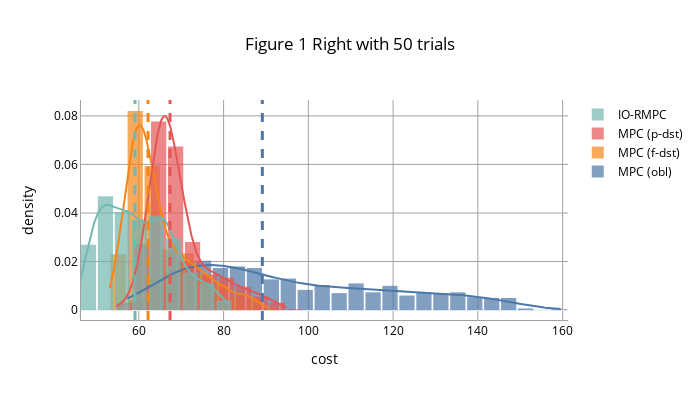

The code cell stored with this chart in its notebook:
### Code cell
mpc_obl_costs = [transition.cost for transition in chain(*[traj[int(60 * 0.6):] for traj in mpc_obl_trajectories])]
mpc_fdst_costs = [transition.cost for transition in chain(*[traj[int(60 * 0.6):] for traj in mpc_fdst_trajectories])]
mpc_pdst_costs = [transition.cost for transition in chain(*[traj[int(60 * 0.6):] for traj in mpc_pdst_trajectories])]
io_rmpc_dst_costs = [transition.cost for transition in chain(*[traj[int(60 * 0.6):] for traj in io_rmpc_dst_trajectories])]

fig = make_figure({
        "MPC (obl)": mpc_obl_costs,
        "MPC (f-dst)": mpc_fdst_costs,
        "MPC (p-dst)": mpc_pdst_costs,
        "IO-RMPC": io_rmpc_dst_costs,
    },
    title=f"Figure 1 Right with {len(io_rmpc_dst_trajectories)} trials"
)
# fig.update_layout(width=1200, height=600)
fig

### Figure 1 — Plotly figure (JSON) as saved in the notebook; plotly's stock layout.template omitted (floating-point values rounded to 4 significant figures; data arrays with more than 128 entries replaced by an {"elided": "..."} marker saying what was removed)
{"data": [{"autobinx": false, "histnorm": "probability density", "legendgroup": "MPC (obl)", "marker": {"color": "#4C78A8"}, "name": "MPC (obl)", "opacity": 0.7, "type": "histogram", "x": {"elided": "750 float values"}, "xaxis": "x", "xbins": {"end": 159.8, "size": 4, "start": 57.27}, "yaxis": "y"}, {"autobinx": false, "histnorm": "probability density", "legendgroup": "MPC (f-dst)", "marker": {"color": "#F58518"}, "name": "MPC (f-dst)", "opacity": 0.7, "type": "histogram", "x": {"elided": "750 float values"}, "xaxis": "x", "xbins": {"end": 90.87, "size": 4, "start": 53.14}, "yaxis": "y"}, {"autobinx": false, "histnorm": "probability density", "legendgroup": "MPC (p-dst)", "marker": {"color": "#E45756"}, "name": "MPC (p-dst)", "opacity": 0.7, "type": "histogram", "x": {"elided": "750 float values"}, "xaxis": "x", "xbins": {"end": 94.86, "size": 4, "start": 54.68}, "yaxis": "y"}, {"autobinx": false, "histnorm": "probability density", "legendgroup": "IO-RMPC", "marker": {"color": "#72B7B2"}, "name": "IO-RMPC", "opacity": 0.7, "type": "histogram", "x": {"elided": "1200 float values"}, "xaxis": "x", "xbins": {"end": 80.9, "size": 4, "start": 46.11}, "yaxis": "y"}, {"legendgroup": "MPC (obl)", "marker": {"color": "#4C78A8"}, "mode": "lines", "name": "MPC (obl)", "showlegend": false, "type": "scatter", "x": {"elided": "500 float values"}, "xaxis": "x", "y": {"elided": "500 float values"}, "yaxis": "y"}, {"legendgroup": "MPC (f-dst)", "marker": {"color": "#F58518"}, "mode": "lines", "name": "MPC (f-dst)", "showlegend": false, "type": "scatter", "x": {"elided": "500 float values"}, "xaxis": "x", "y": {"elided": "500 float values"}, "yaxis": "y"}, {"legendgroup": "MPC (p-dst)", "marker": {"color": "#E45756"}, "mode": "lines", "name": "MPC (p-dst)", "showlegend": false, "type": "scatter", "x": {"elided": "500 float values"}, "xaxis": "x", "y": {"elided": "500 float values"}, "yaxis": "y"}, {"legendgroup": "IO-RMPC", "marker": {"color": "#72B7B2"}, "mode": "lines", "name": "IO-RMPC", "showlegend": false, "type": "scatter", "x": {"elided": "500 float values"}, "xaxis": "x", "y": {"elided": "500 float values"}, "yaxis": "y"}], "layout": {"bargap": 0.1, "barmode": "overlay", "font": {"color": "Black", "size": 12}, "height": 400, "hovermode": "closest", "legend": {"traceorder": "reversed"}, "shapes": [{"line": {"color": "#4C78A8", "dash": "dash", "width": 3}, "type": "line", "x0": 89.14, "x1": 89.14, "xref": "x", "y0": 0, "y1": 1, "yref": "y domain"}, {"line": {"color": "#F58518", "dash": "dash", "width": 3}, "type": "line", "x0": 62.17, "x1": 62.17, "xref": "x", "y0": 0, "y1": 1, "yref": "y domain"}, {"line": {"color": "#E45756", "dash": "dash", "width": 3}, "type": "line", "x0": 67.36, "x1": 67.36, "xref": "x", "y0": 0, "y1": 1, "yref": "y domain"}, {"line": {"color": "#72B7B2", "dash": "dash", "width": 3}, "type": "line", "x0": 59.1, "x1": 59.1, "xref": "x", "y0": 0, "y1": 1, "yref": "y domain"}], "title": {"text": "Figure 1 Right with 50 trials", "x": 0.5}, "width": 700, "xaxis": {"anchor": "y2", "domain": [0, 1], "gridcolor": "#a2a2a2", "linecolor": "#a2a2a2", "linewidth": 1, "showgrid": true, "showline": true, "title": {"text": "cost"}, "zeroline": false}, "yaxis": {"anchor": "free", "domain": [0, 1], "gridcolor": "#a2a2a2", "linecolor": "#a2a2a2", "linewidth": 1, "position": 0, "showgrid": true, "showline": true, "title": {"text": "density"}}}}
